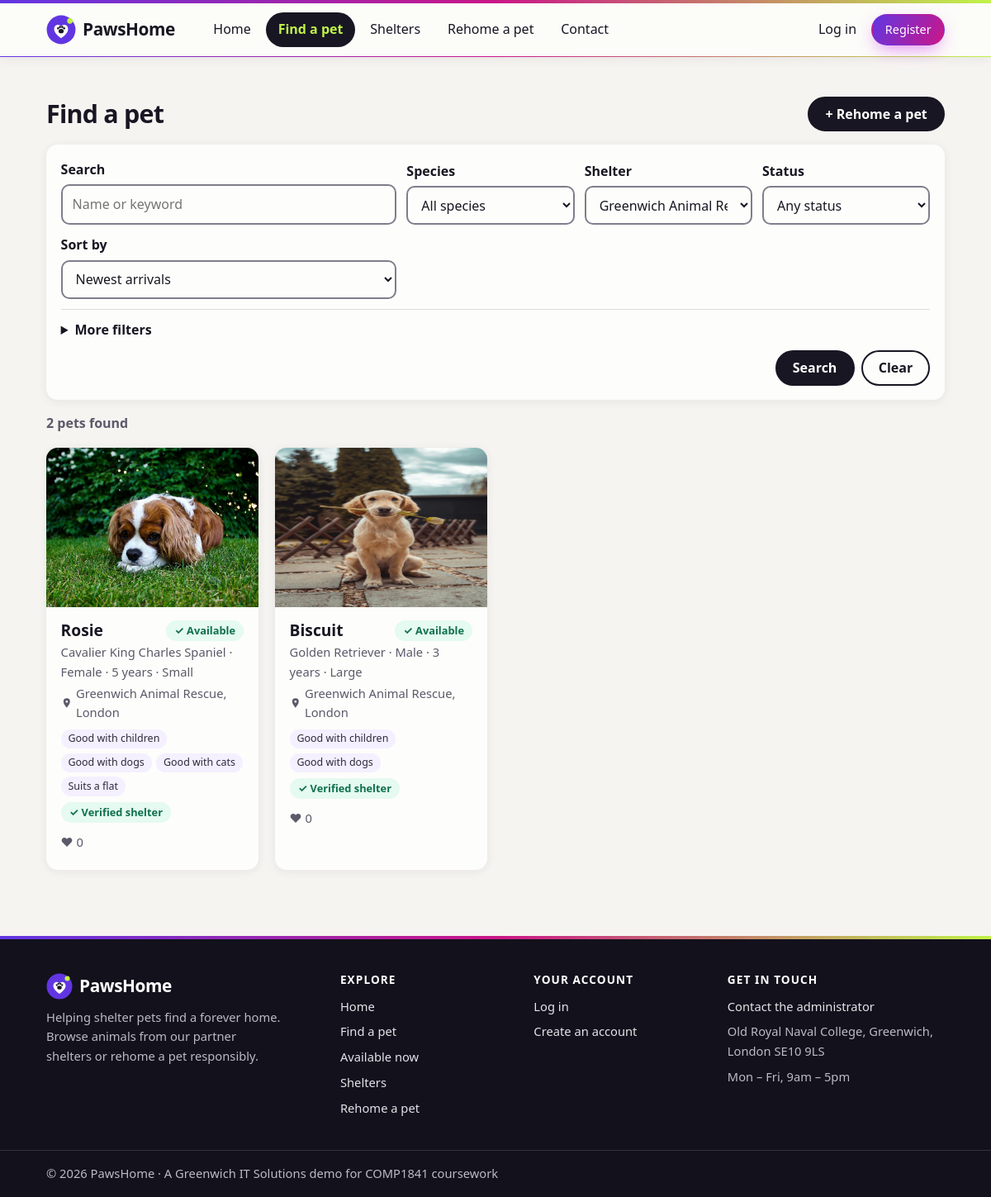
The page /pets.php?shelterid=1 on the database its author committed.
### tables this page shows
CREATE TABLE pet (
    id INT NOT NULL AUTO_INCREMENT,
    name VARCHAR(50) NOT NULL,
    age INT NOT NULL,
    gender ENUM('Male', 'Female') NOT NULL,
    description TEXT NOT NULL,
    image VARCHAR(255) NULL,
    imagecredit VARCHAR(255) NULL,    
    imagesource VARCHAR(500) NULL,    
    breed VARCHAR(80) NULL,
    size ENUM('Small', 'Medium', 'Large') NOT NULL DEFAULT 'Medium',
    energy ENUM('Low', 'Medium', 'High') NOT NULL DEFAULT 'Medium',
    vaccinated TINYINT(1) NOT NULL DEFAULT 0,        
    neutered TINYINT(1) NOT NULL DEFAULT 0,
    healthnotes VARCHAR(500) NULL,                   
    goodwithkids TINYINT(1) NOT NULL DEFAULT 0,
    goodwithdogs TINYINT(1) NOT NULL DEFAULT 0,
    goodwithcats TINYINT(1) NOT NULL DEFAULT 0,
    apartmentok TINYINT(1) NOT NULL DEFAULT 0,       
    status ENUM('Available', 'Reserved', 'Adopted') NOT NULL DEFAULT 'Available',
     
    approval ENUM('Pending', 'Approved', 'Rejected') NOT NULL DEFAULT 'Pending',
    reviewnote VARCHAR(255) NULL,     
    dateadded DATE NOT NULL,
    speciesid INT NOT NULL,
    shelterid INT NULL,               
    city VARCHAR(100) NULL,           
    userid INT NULL,
    PRIMARY KEY (id),
    FOREIGN KEY (speciesid) REFERENCES species (id) ON DELETE RESTRICT,
    FOREIGN KEY (shelterid) REFERENCES shelter (id) ON DELETE RESTRICT,
    FOREIGN KEY (userid) REFERENCES user (id) ON DELETE SET NULL
);

### includes/Functions.php (called while the page is built, shortened)
<?php
function html($text) {
	return htmlspecialchars($text ?? '', ENT_QUOTES, 'UTF-8');
}
function loadTemplate($templateFile, $variables = []) {
	extract($variables);
	include __DIR__ . '/../templates/' . $templateFile;
	return ob_get_clean();
}
function getValue($source, $key, $default = '', $trim = true) {
	if (!isset($source[$key]) || is_array($source[$key])) {
		return $default;
	}
	return $trim ? trim($source[$key]) : $source[$key];
}
function paginate($totalItems, $perPage, $currentPage) {
	$totalPages = max(1, (int)ceil($totalItems / $perPage));
	$currentPage = (int)$currentPage;
	$currentPage = min(max(1, $currentPage), $totalPages);
	return [
		'page' => $currentPage,
		'pages' => $totalPages,
		'perPage' => $perPage,
		'offset' => ($currentPage - 1) * $perPage,
		'total' => $totalItems
	];
}
function imagePath($image, $base = '') {
	if ($image != '' && file_exists(UPLOAD_DIR . $image)) {
		return $base . 'images/pets/' . $image;
	}
	return $base . 'images/no-image.svg';
}
function currentUser() {
	static $user = false;
	if ($user !== false) {
		return $user;
	}
	$user = null;
	return $user;
}
function isLoggedIn() {
	return currentUser() !== null;
}
function placeLabel($pet) {
	$name = !empty($pet['sheltername']) ? $pet['sheltername'] : 'Private owner';
	return $name . ($pet['sheltercity'] ? ', ' . $pet['sheltercity'] : '');
}
function compatibilityOptions() {
	return [
		'goodwithkids' => 'Good with children',
		'goodwithdogs' => 'Good with dogs',
		'goodwithcats' => 'Good with cats',
		'apartmentok' => 'Suits a flat'
	];
}
function isPrivateRehoming($pet) {
	return empty($pet['shelterid']);
}

### pets.php (called while the page is built, shortened)
<?php
include 'includes/Functions.php';
try {
	include 'includes/DatabaseConnection.php';
	include 'includes/DatabaseFunctions.php';
	$filters = [
		'search' => getValue($_GET, 'search'),
		'speciesid' => getValue($_GET, 'speciesid'),
		'shelterid' => getValue($_GET, 'shelterid'),
		'status' => getValue($_GET, 'status'),
		'sort' => getValue($_GET, 'sort', 'newest'),
		'gender' => getValue($_GET, 'gender'),
		'size' => getValue($_GET, 'size'),
		'age' => getValue($_GET, 'age'),
		'city' => getValue($_GET, 'city')
	];
	foreach (compatibilityOptions() as $column => $label) {
		$filters[$column] = getValue($_GET, $column);
	}
	$pagination = paginate(countPets($pdo, $filters), 8, getValue($_GET, 'page', 1));
	$output = loadTemplate('pets.html.php', [
		'pets' => allPets($pdo, $filters, $pagination['perPage'], $pagination['offset']),
		'pagination' => $pagination,
		'favouriteIds' => isLoggedIn() ? favouriteIds($pdo, currentUserId()) : [],
		'species' => findAll($pdo, 'species', 'name'),
		'shelters' => findAll($pdo, 'shelter', 'name'),
		'cities' => shelterCities($pdo),
		'filters' => $filters
	]);
} catch (PDOException $e) {
	$title = 'An error has occurred';
	$output = loadTemplate('error.html.php', ['message' => 'Database error: ' . $e->getMessage()]);
}
include 'templates/layout.html.php';

### includes/DatabaseFunctions.php (called while the page is built, shortened)
<?php
function query($pdo, $sql, $parameters = []) {
	$query = $pdo->prepare($sql);
	$query->execute($parameters);
	return $query;
}
function findAll($pdo, $table, $orderBy = null) {
	$sql = 'SELECT * FROM `' . $table . '`';
	if ($orderBy != null) {
		$sql .= ' ORDER BY `' . $orderBy . '`';
	}
	$result = query($pdo, $sql);
	return $result->fetchAll();
}
function petSelect() {
	return 'SELECT pet.id, pet.name, pet.age, pet.gender, pet.description, pet.image,
			pet.imagecredit, pet.imagesource,
			pet.breed, pet.size, pet.energy, pet.vaccinated, pet.neutered, pet.healthnotes,
			pet.goodwithkids, pet.goodwithdogs, pet.goodwithcats, pet.apartmentok,
			pet.status, pet.approval, pet.reviewnote, pet.dateadded, pet.speciesid, pet.shelterid, pet.userid,
			species.name AS speciesname,
			shelter.name AS sheltername,
			COALESCE(shelter.city, pet.city) AS sheltercity,   -- a private rehoming has no shelter, so use its own city
			shelter.email AS shelteremail, shelter.phone AS shelterphone,
			shelter.verified AS shelterverified,
			user.name AS postedby, user.role AS postedbyrole,
			(SELECT COUNT(*) FROM favourite WHERE favourite.petid = pet.id) AS favouritecount
		FROM pet
		INNER JOIN species ON pet.speciesid = species.id
		LEFT JOIN shelter ON pet.shelterid = shelter.id
		LEFT JOIN user ON pet.userid = user.id';
}
function petFilters($filters) {
	$sql = ' WHERE 1 = 1';
	$parameters = [];
	$approval = $filters['approval'] ?? 'Approved';
	if (in_array($approval, ['Pending', 'Approved', 'Rejected'])) {
		$sql .= ' AND pet.approval = :approval';
		$parameters[':approval'] = $approval;
	}
	if (!empty($filters['shelterid'])) {
		$sql .= ' AND pet.shelterid = :shelterid';
		$parameters[':shelterid'] = $filters['shelterid'];
	}
	return ['sql' => $sql, 'parameters' => $parameters];
}
function countPets($pdo, $filters = []) {
	$where = petFilters($filters);
	$query = query($pdo, 'SELECT COUNT(*) FROM pet LEFT JOIN shelter ON pet.shelterid = shelter.id' . $where['sql'], $where['parameters']);
	return $query->fetch(PDO::FETCH_NUM)[0];
}
function allPets($pdo, $filters = [], $limit = null, $offset = 0) {
	$where = petFilters($filters);
	$sql = petSelect() . $where['sql'];
	$parameters = $where['parameters'];
	$sort = $filters['sort'] ?? 'newest';
	switch ($sort) {
		case 'newest':
		default:
			$sql .= ' ORDER BY pet.dateadded DESC, pet.id DESC';
			break;
	}
	if ($limit !== null) {
		$sql .= ' LIMIT ' . (int)$limit . ' OFFSET ' . (int)$offset;
	}
	return query($pdo, $sql, $parameters)->fetchAll();
}

### templates/pets.html.php (the view, shortened to what this page needs)
<div class="section-head">
	<h1>Find a pet</h1>
	<a class="btn" href="addpet.php">+ Rehome a pet</a>
</div>
<form class="filters" action="pets.php" method="get" role="search" aria-label="Filter pets">
	<div class="field">
		<label for="search">Search</label>
		<input type="search" id="search" name="search" value="<?=html($filters['search'])?>" placeholder="Name or keyword">
	</div>
	<div class="field">
		<label for="speciesid">Species</label>
		<select id="speciesid" name="speciesid">
			<option value="">All species</option>
		</select>
	</div>
	<div class="field">
		<label for="shelterid">Shelter</label>
		<select id="shelterid" name="shelterid">
			<?php foreach ($shelters as $shelter): ?>
				<option value="<?=html($shelter['id'])?>" <?=$filters['shelterid'] == $shelter['id'] ? 'selected' : ''?>><?=html($shelter['name'])?></option>
			<?php endforeach; ?>
		</select>
	</div>
	<div class="field">
		<label for="status">Status</label>
		<select id="status" name="status">
			<option value="">Any status</option>
		</select>
	</div>
	<div class="field">
		<label for="sort">Sort by</label>
		<select id="sort" name="sort">
			<option value="newest" <?=$filters['sort'] == 'newest' ? 'selected' : ''?>>Newest arrivals</option>
		</select>
	</div>
	<?php
	$moreOpen = false;
	?>
	<details class="more-filters" <?=$moreOpen ? 'open' : ''?>>
		<summary>More filters</summary>
	</details>
	<div class="filter-actions">
		<button class="btn" type="submit">Search</button>
		<a class="btn btn-outline" href="pets.php">Clear</a>
	</div>
</form>
<p class="result-count" role="status">
	<?=html($pagination['total'])?> <?=$pagination['total'] == 1 ? 'pet' : 'pets'?> found
</p>
<?php if (empty($pets)): ?>
	<p class="empty">No pets match your search. Try removing a filter.</p>
<?php else: ?>
	<div class="grid">
		<?php foreach ($pets as $pet): ?>
			<?php include __DIR__ . '/petcard.html.php'; ?>
		<?php endforeach; ?>
	</div>
<?php endif; ?>

### templates/petcard.html.php (shortened to what this page needs)
<article class="card pet-card">
	<a class="card-image" href="pet.php?id=<?=html($pet['id'])?>" tabindex="-1" aria-hidden="true">
		<img src="<?=html(imagePath($pet['image']))?>" alt="<?=html($pet['name'])?>" loading="lazy" width="400" height="300">
	</a>
	<div class="card-body">
		<div class="card-top">
			<h3><a href="pet.php?id=<?=html($pet['id'])?>"><?=html($pet['name'])?></a></h3>
			<span class="badge badge-<?=strtolower(html($pet['status']))?>"><?=html($pet['status'])?></span>
		</div>
		<p class="meta"><?=html($pet['breed'] ?: $pet['speciesname'])?> &middot; <?=html($pet['gender'])?> &middot; <?=html($pet['age'])?> <?=$pet['age'] == 1 ? 'year' : 'years'?> &middot; <?=html($pet['size'])?></p>
		<p class="meta meta-place">
			<svg aria-hidden="true" viewBox="0 0 24 24" width="16" height="16"><path fill="currentColor" d="M12 2a7 7 0 0 0-7 7c0 5.2 7 13 7 13s7-7.8 7-13a7 7 0 0 0-7-7zm0 9.5A2.5 2.5 0 1 1 12 6.5a2.5 2.5 0 0 1 0 5z"/></svg>
			<?=html(placeLabel($pet))?>
		</p>
		<?php
		$tags = [];
		foreach (compatibilityOptions() as $column => $label) {
			if ($pet[$column]) {
				$tags[] = $label;
			}
		}
		?>
		<?php if ($tags): ?>
			<ul class="tag-list" aria-label="Suits">
				<?php foreach ($tags as $tag): ?>
					<li class="tag"><?=html($tag)?></li>
				<?php endforeach; ?>
			</ul>
		<?php endif; ?>
		<p class="trust-row"><?php include __DIR__ . '/trustbadge.html.php'; ?></p>
		<div class="card-footer">
			<span class="meta favourite-count">&hearts; <span data-count-for="<?=html($pet['id'])?>"><?=html($pet['favouritecount'])?></span> <span class="visually-hidden">people saved this pet</span></span>
		</div>
	</div>
</article>

### templates/trustbadge.html.php (shortened to what this page needs)
<?php if (isPrivateRehoming($pet)): ?>
	<span class="badge badge-private" title="Listed by a private owner, not a shelter">Private rehoming</span>
<?php elseif ($pet['shelterverified']): ?>
	<span class="badge badge-verified" title="This shelter has been checked by the PawsHome team"><span aria-hidden="true">&#10003;</span> Verified shelter</span>
<?php else: ?>
	<span class="badge badge-unverified" title="The PawsHome team has not checked this shelter yet">Shelter not yet verified</span>
<?php endif; ?>

### rows shown on the page
pet: image (picture), name "Rosie", status "Available", breed "Cavalier King Charles Spaniel", gender "Female", age "5", shows "years", size "Small", pet "Greenwich Animal Rescue, London", tag "Good with children", tag "Good with dogs", tag "Good with cats", tag "Suits a flat", shows "Verified shelter", favouritecount "0"
pet: image (picture), name "Biscuit", status "Available", breed "Golden Retriever", gender "Male", age "3", shows "years", size "Large", pet "Greenwich Animal Rescue, London", tag "Good with children", tag "Good with dogs", shows "Verified shelter", favouritecount "0"

### other values the page prints
html($pagination['total']) "2"
form field shelterid "Greenwich Animal Rescue"
